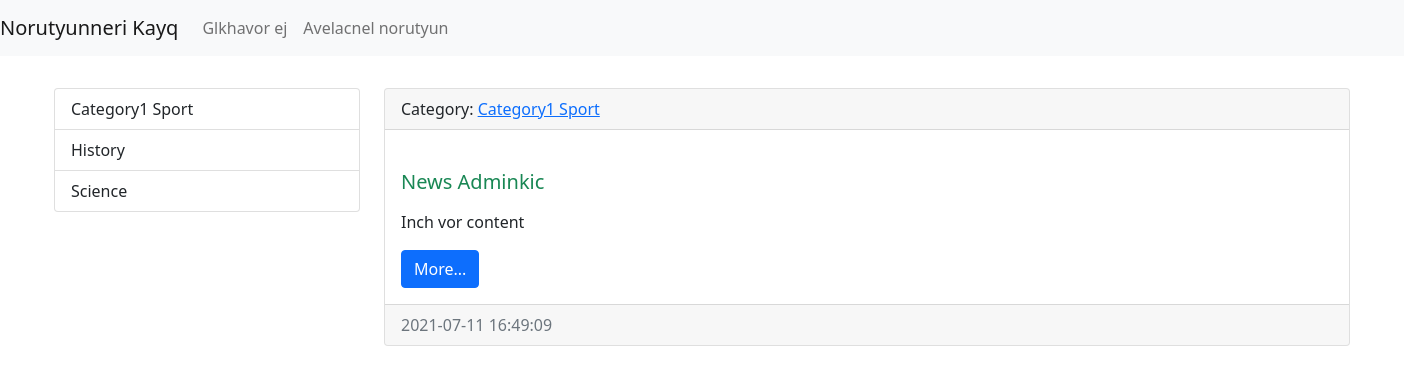
/category/1/, run on an earlier commit of the app's database.
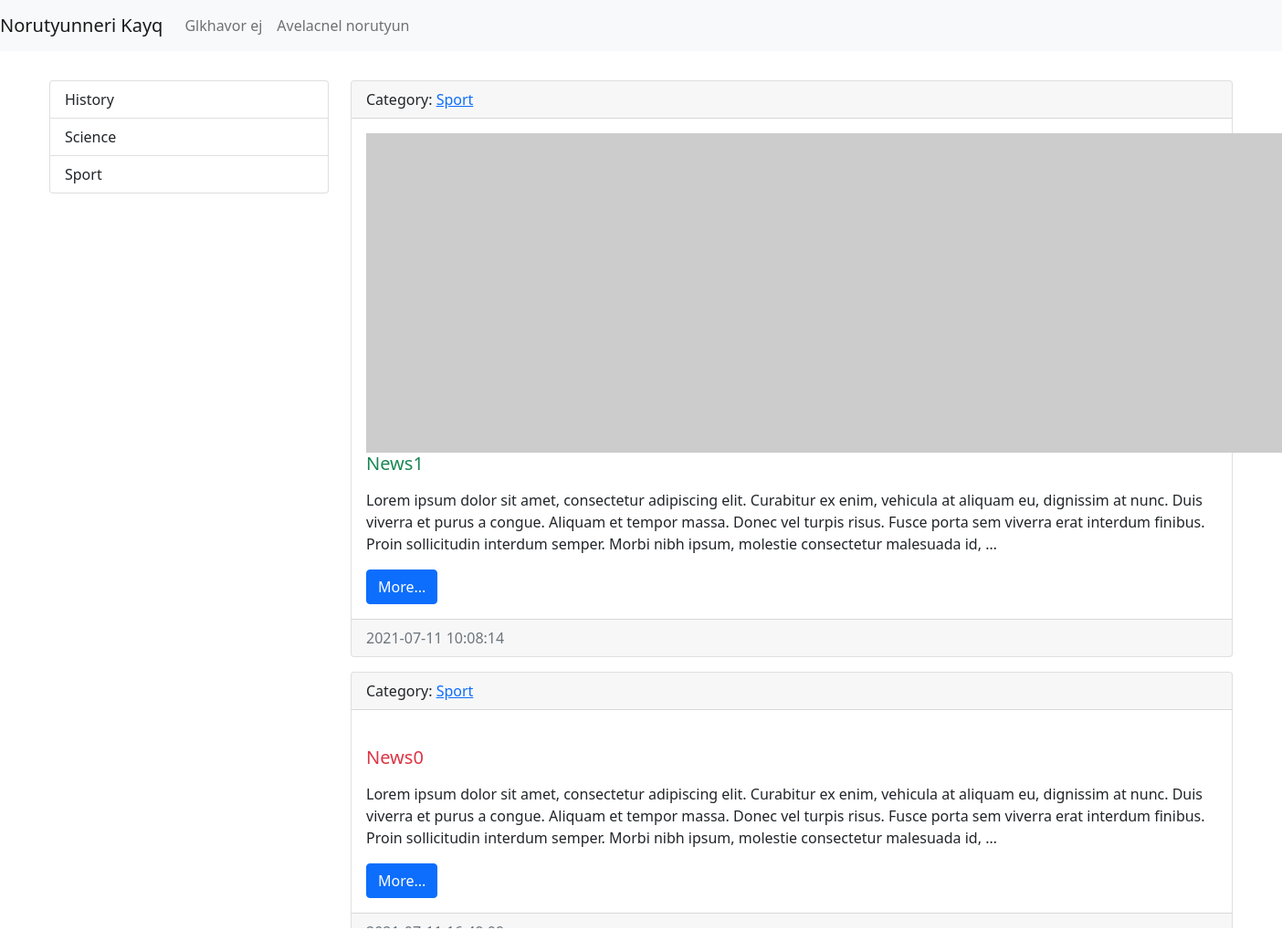
And on a later commit of the database.
### news/models.py (models this page shows, shortened)
class Category(models.Model):
    title = models.CharField(max_length=150, db_index=True, verbose_name='CATEGORYI ANUN')
    def get_absolute_url(self):
        return reverse('category', kwargs={"category_id": self.pk})
    def __str__(self):
        return self.title
    class Meta:
        verbose_name = "Category"
        verbose_name_plural = "Categoryner"
        ordering = ['title']

class News(models.Model):
    title = models.CharField(max_length=150, verbose_name="ANUN")
    content = models.TextField(blank=True)
    created_at = models.DateTimeField(auto_now_add=True, verbose_name='STEGHTSVEL E')
    updated_at = models.DateTimeField(auto_now=True, verbose_name='POPOKHVEL E')
    photo = models.ImageField(upload_to='photos/%Y/%m/%d/', blank=True)
    is_published = models.BooleanField(default=True, verbose_name='HRATARAKVEL E')
    category = models.ForeignKey('Category', on_delete=models.PROTECT, null=True)
    class Meta:
        verbose_name = "Norutyun"  # entavernagira tsarayum(or` add news-y darav add Norutyun...)
        verbose_name_plural = "Norutyunner"  # sa el hognakii depqum(inchin -s er avelacnum` sa kdarna)
        ordering = ['-created_at']  # ev adminki ev modeli sort. hertakanutyuny kpokhvi

### news/views.py (the view)
# urls.py: path('category/<int:category_id>/', get_category, name='category')
def get_category(request, category_id):
    news = News.objects.filter(category_id=category_id)
    category = Category.objects.get(pk=category_id)
    context = {
        'news': news,
        'category': category
    }
    return render(request, template_name='news/category.html', context=context)

### news/templatetags/news_tags.py (called while the page is built)
@register.inclusion_tag('news/list-categories.html')
def show_categories(arg1="hello", arg2="world"):
    categories = Category.objects.all()
    return {"categories": categories, "arg1": arg1,  "arg2": arg2}

### news/templates/news/category.html (shortened to what this page needs)
{% extends 'base.html' %}
{% block sidebar %}
    {% include 'inc/_sidebar.html' %}
{% endblock %}
{% block content %}
{% for item in news reversed%}
<div class="card mt-3">
    <div class="card-header">
        Category: <a href="{% url 'category' item.category.pk %}"> {{ item.category }} </a>
    </div>
    <div class="card-body">
        <div class="media">
            {% if item.photo %}
            <img alt="" class="mr-3" src="{{ item.photo.url }}" width="350">
            {% else %}
            <img alt="" class="mr-3" src="https://picsum.photos/id/1050/350/235">
            {% endif %}
            <div class="media-body">
                <h5 class="card-title {% cycle  'text-success' 'text-danger'%} ">{{ item.title }}</h5>
                <p class="card-text">{{ item.content|linebreaks|truncatewords:50 }}</p>
                <a class="btn btn-primary" href="#">More...</a>
            </div>
        </div>
    </div>
    <div class="card-footer text-muted">
        {{ item.created_at|date:'Y-m-d H:i:s' }}
    </div>
</div>
{% empty %}
<p> Oops... </p>
{% lorem 3 p %}
{% endfor %}
{% endblock %}

### templates/base.html (shortened to what this page needs)
<!doctype html>
<html lang="en">
<head>
    <link href="https://cdn.jsdelivr.net/npm/bootstrap@5.0.2/dist/css/bootstrap.min.css"
 rel="stylesheet">
</head>
<body>
{% include 'inc/_nav.html'%}
<div class="container mt-3">
    <div class="row">
        <div class="col-md-3 mt-3">
            {% block sidebar %} SIDEBAR {% endblock %}
        </div>
        <div class="col-md-9">
            {% block content %} CONTENT {% endblock %}
        </div>
    </div>
</div>
</body>
</html>

### templates/inc/_nav.html (shortened to what this page needs)
<nav class="navbar navbar-expand-lg navbar-light bg-light">
    <a class="navbar-brand" href="{% url 'home' %}"> Norutyunneri Kayq </a>
    <div class="collapse navbar-collapse" id="navbarSupportedContent">
        <ul class="navbar-nav me-auto mb-2 mb-lg-0">
            <li class="nav-item"><a class="nav-link" href="{% url 'home' %}">Glkhavor ej</a></li>
            <li class="nav-item"><a class="nav-link" href="{% url 'home' %}">Avelacnel norutyun</a></li>
        </ul>
    </div>
</nav>

### templates/inc/_sidebar.html (shortened to what this page needs)
{% load news_tags %}
{% show_categories %}

### news/templates/news/list-categories.html (shortened to what this page needs)
<div class="list-group">
    {% for item in categories %}
    <a class="list-group-item list-group-item-action" href="{{ item.get_absolute_url }}">
        {{ item.title }}</a>
    {% endfor %}
</div>

What changed in the data, as far as the page shows it:
changed Category: title "Category1 Sport" → "Sport"; moves down the list
now on this page (row edited): News: category "Sport", title "News1", content "Lorem ipsum dolor sit amet, consectetur adipiscing elit. Curabitur ex enim, vehicula at aliquam eu, dignissim at nunc. Duis viverra et purus a congue. Aliquam et tempor massa. Donec vel turpis risus. Fusce porta sem viverra erat interdum finibus. Proin sollicitudin interdum semper. Morbi nibh ipsum, molestie consectetur malesuada id, …", created_at "2021-07-11 10:08:14"
changed News: category "Category1 Sport" → "Sport"; title "News Adminkic" → "News0"; content "Inch vor content" → "Lorem ipsum dolor sit amet, consectetur adipiscing elit. Curabitur ex enim, vehicula at aliquam eu, dignissim at nunc. Duis viverra et purus a congue. Aliquam et tempor massa. Donec vel turpis risus. Fusce porta sem viverra erat interdum finibus. Proin sollicitudin interdum semper. Morbi nibh ipsum, molestie consectetur malesuada id, …"
